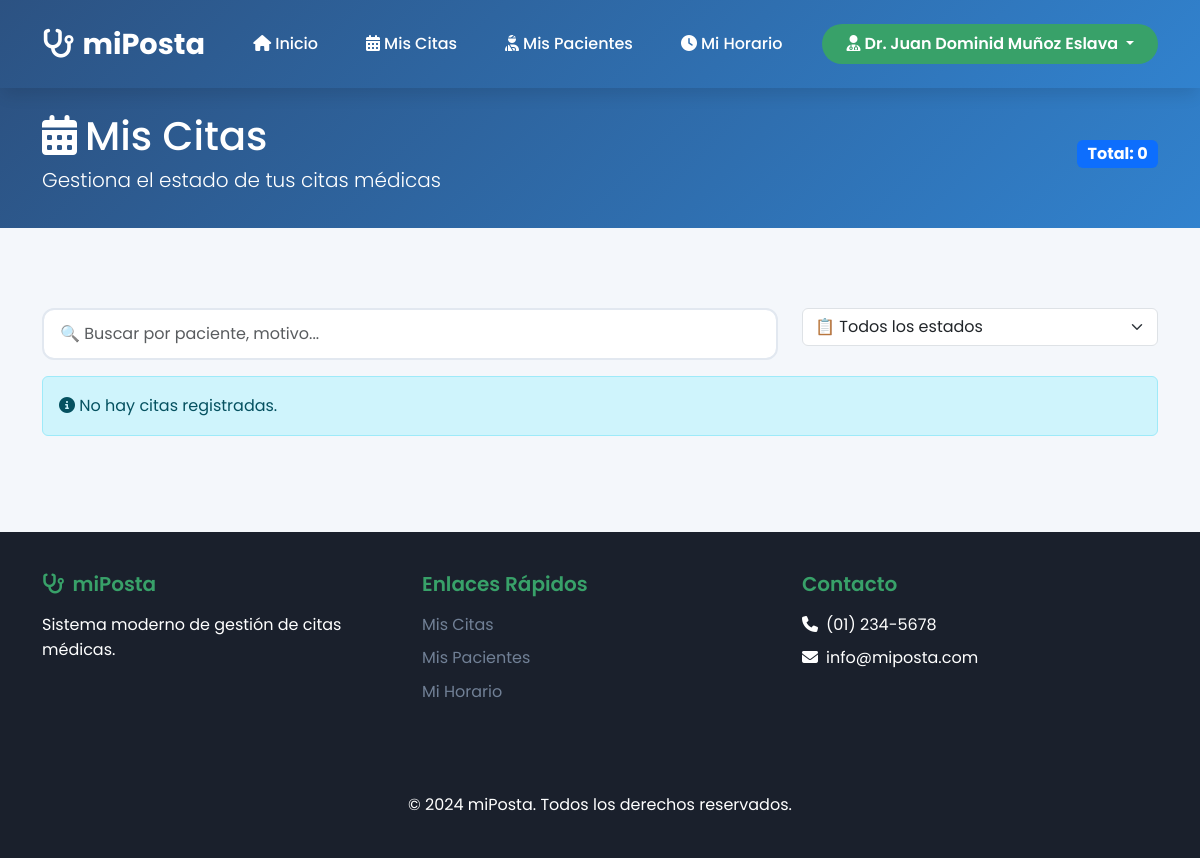
Page /medico/mis-citas/ (signed in) on the earlier database version.
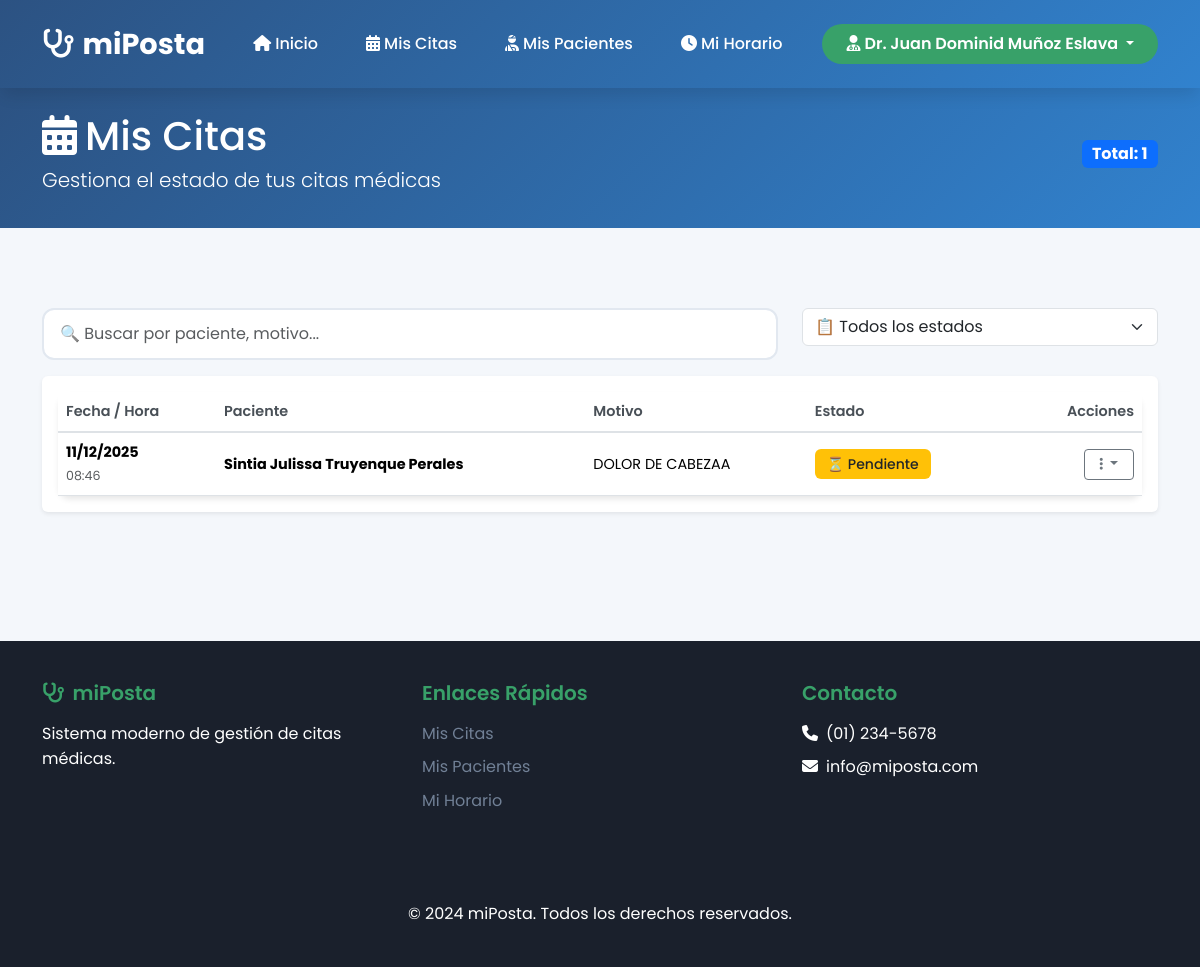
Same page on the later database version.
### core/models.py (models this page shows, shortened)
class Cita(models.Model):
    ESTADOS = [
        ('PENDIENTE', 'Pendiente'),
        ('CONFIRMADA', 'Confirmada'),
        ('CANCELADA', 'Cancelada'),
        ('COMPLETADA', 'Completada'),
    ]
    paciente = models.ForeignKey(Usuario, on_delete=models.CASCADE, related_name='citas_paciente', limit_choices_to={'rol': 'PACIENTE'})
    medico = models.ForeignKey(Usuario, on_delete=models.CASCADE, related_name='citas_medico', limit_choices_to={'rol': 'MEDICO'})
    especialidad = models.ForeignKey(Especialidad, on_delete=models.SET_NULL, null=True, blank=True)
    fecha_hora = models.DateTimeField()
    motivo = models.TextField()
    estado = models.CharField(max_length=20, choices=ESTADOS, default='PENDIENTE')
    notas = models.TextField(blank=True)
    creado_en = models.DateTimeField(auto_now_add=True)
    actualizado_en = models.DateTimeField(auto_now=True)
    class Meta:
        db_table = 'citas'
        ordering = ['-fecha_hora']
        verbose_name = 'Cita'
        verbose_name_plural = 'Citas'

class Usuario(AbstractUser):
    ROLES = [
        ('ADMIN', 'Administrador'),
        ('MEDICO', 'Médico'),
        ('PACIENTE', 'Paciente'),
    ]
    rol = models.CharField(max_length=10, choices=ROLES, default='PACIENTE')
    telefono = models.CharField(max_length=15, blank=True)
    direccion = models.TextField(blank=True)
    fecha_nacimiento = models.DateField(null=True, blank=True)
    class Meta:
        db_table = 'usuarios'
        verbose_name = 'Usuario'
        verbose_name_plural = 'Usuarios'

### core/views.py (the view)
# urls.py: path('medico/mis-citas/', views.medico_mis_citas, name='medico_mis_citas'),
@login_required
def medico_mis_citas(request):
    if request.user.rol != 'MEDICO':
        messages.error(request, 'No tienes permisos para acceder')
        return redirect('login')
    citas = Cita.objects.filter(medico=request.user).select_related('paciente', 'especialidad').order_by('-fecha_hora')
    estado_filtro = request.GET.get('estado', '')
    if estado_filtro:
        citas = citas.filter(estado=estado_filtro)
    paginator = Paginator(citas, 10)
    page_number = request.GET.get('page', 1)
    mis_citas = paginator.get_page(page_number)
    context = {
        'mis_citas': mis_citas,
        'total_citas': citas.count(),
        'estado_filtro': estado_filtro,
    }
    return render(request, 'medico/pages/mis_citas.html', context)

### templates/medico/pages/mis_citas.html (shortened to what the changed rows need)
{% load static %}
<!DOCTYPE html>
<html lang="es">
<head>
  <link href="https://cdn.jsdelivr.net/npm/bootstrap@5.3.2/dist/css/bootstrap.min.css" rel="stylesheet">
  <link rel="stylesheet" href="https://cdnjs.cloudflare.com/ajax/libs/font-awesome/6.4.0/css/all.min.css">
  <link rel="stylesheet" href="{% static 'css/styles.css' %}">
</head>
<body>
  <section class="dashboard-header">
    <div class="container">
      <div class="row align-items-center">
        <div class="col-lg-8">
          <h1 class="mb-1"><i class="fas fa-calendar-alt me-2"></i>Mis Citas</h1>
        </div>
        <div class="col-lg-4 text-lg-end mt-3 mt-lg-0">
          <span class="badge bg-primary fs-6">Total: {{ total_citas }}</span>
        </div>
      </div>
    </div>
  </section>
  <div class="section-padding">
    <div class="container">
      <div class="row mb-3">
        <div class="col-md-8">
        </div>
        <div class="col-md-4 mt-2 mt-md-0">
        </div>
      </div>
      {% if mis_citas %}
      <div class="bg-white rounded shadow-sm card-custom p-3">
        <div class="table-container">
          <table class="table table-hover align-middle mb-0 table-custom">
            <thead>
              <tr>
                <th style="min-width: 100px;">Fecha / Hora</th>
                <th style="min-width: 180px;">Paciente</th>
                <th style="min-width: 150px;">Motivo</th>
                <th style="min-width: 120px;">Estado</th>
                <th class="text-end" style="min-width: 100px;">Acciones</th>
              </tr>
            </thead>
            <tbody id="citasBody">
              {% for cita in mis_citas %}
              <tr data-estado="{{ cita.estado }}" data-id="{{ cita.id }}">
                <td>
                  <strong>{{ cita.fecha_hora|date:"d/m/Y" }}</strong>
                  <br>
                  <small class="text-muted">{{ cita.fecha_hora|date:"H:i" }}</small>
                </td>
                <td>
                  <strong>{{ cita.paciente.get_full_name|default:cita.paciente.username }}</strong>
                </td>
                <td>{{ cita.motivo|truncatewords:15|default:"Sin motivo especificado" }}</td>
                <td>
                  <span class="badge badge-custom estado-badge
                    {% if cita.estado == 'PENDIENTE' %}bg-warning text-dark
                    {% elif cita.estado == 'CONFIRMADA' %}bg-info
                    {% elif cita.estado == 'COMPLETADA' or cita.estado == 'ATENDIDA' %}bg-success
                    {% elif cita.estado == 'CANCELADA' %}bg-secondary
                    {% else %}bg-primary
                    {% endif %}">
                    {% if cita.estado == 'PENDIENTE' %}⏳ Pendiente
                    {% elif cita.estado == 'CONFIRMADA' %}✅ Confirmada
                    {% elif cita.estado == 'COMPLETADA' %}✔️ Completada
                    {% elif cita.estado == 'ATENDIDA' %}✔️ Atendida
                    {% elif cita.estado == 'CANCELADA' %}❌ Cancelada
                    {% else %}{{ cita.estado }}
                    {% endif %}
                  </span>
                </td>
                <td class="text-end">
                  <div class="btn-group action-dropdown">
                    <button type="button" class="btn btn-sm btn-outline-secondary dropdown-toggle" data-bs-toggle="dropdown">
                      <i class="fas fa-ellipsis-v"></i>
                    </button>
                  </div>
                </td>
              </tr>
              {% endfor %}
            </tbody>
          </table>
        </div>
      </div>
      {% else %}
      <div class="alert alert-info">
        <i class="fas fa-info-circle"></i> No hay citas registradas.
      </div>
      {% endif %}
    </div>
  </div>
</body>
</html>

Differences in the rows shown:
added Cita: fecha_hora "11/12/2025", fecha_hora "08:46", paciente.get_full_name "Sintia Julissa Truyenque Perales", motivo "DOLOR DE CABEZAA", estado "⏳ Pendiente"
Other differences:
{{ total_citas }}: "0" → "1"
text no longer shown: "No hay citas registradas."
text now shown: "Fecha / Hora Paciente Motivo Estado Acciones"
